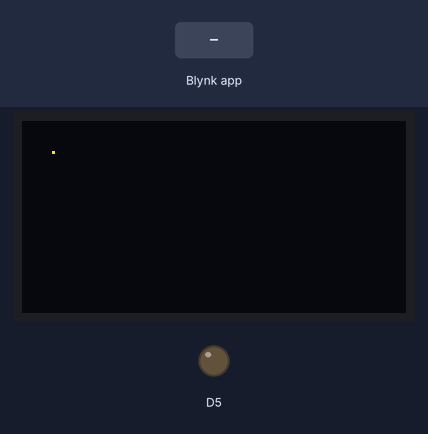
Recording of a sketch running on a simulated ESP8266 (NodeMCU). Shown: 128×64 one-colour display, output pins drawn as LEDs (lit = HIGH). The test bench sets the inputs (shaded band). The OLED is the two-colour kind (top 16 rows yellow); WiFi joins after 1.5 s; servers stay silent unless stated; the display library's start-up logo is not drawn.

Above: at 7.0 s.
7.1 s: Blynk app writes 1 to V1
At 8.3 s:
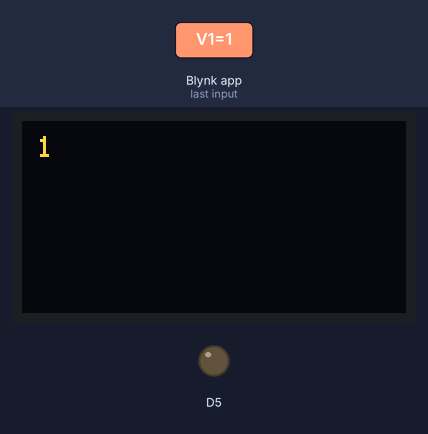
8.9 s: Blynk app writes 0 to V1
At 9.6 s:
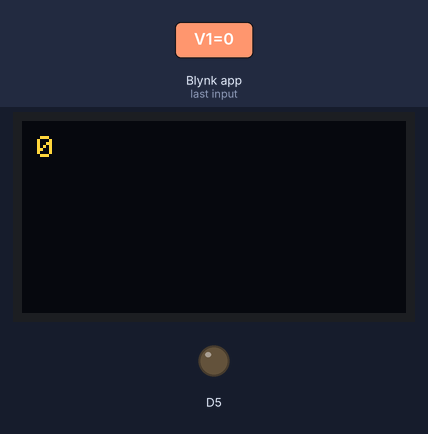
10.4 s: Blynk app writes 200 to V1
At 12.0 s:
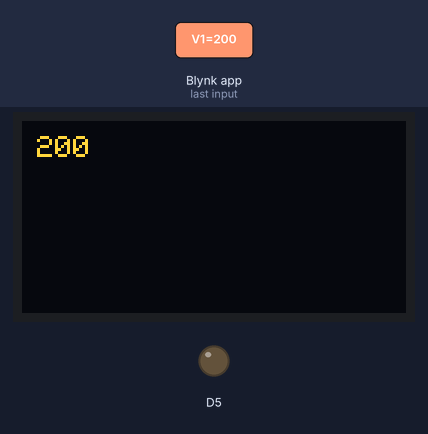
Timing chart, 0 to 13.5 s (numbered marks = the images above; inputs shaded):
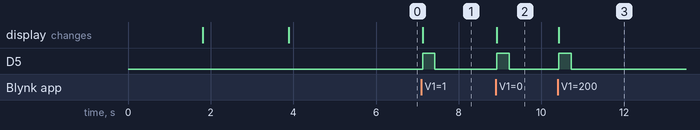

The sketch:

BlynkMessage.ino
```cpp
#define BLYNK_PRINT Serial


#include <ESP8266WiFi.h>
#include <BlynkSimpleEsp8266.h>

#include <SPI.h>
#include <Wire.h>
#include <Adafruit_GFX.h>
#include <Adafruit_SSD1306.h>

#define SCREEN_WIDTH 128 // OLED display width, in pixels
#define SCREEN_HEIGHT 64 // OLED display height, in pixels

#define SCREEN_ADDRESS 0x3C ///< See datasheet for Address; 0x3D for 128x64, 0x3C for 128x32
Adafruit_SSD1306 display(SCREEN_WIDTH, SCREEN_HEIGHT);

// You should get Auth Token in the Blynk App.
// Go to the Project Settings (nut icon).
char auth[] = "YourAuthToken";

// Your WiFi credentials.
// Set password to "" for open networks.
char ssid[] = "YourNetworkName";
char pass[] = "YourPassword";
BLYNK_WRITE(V1)
{
  String receivedMessage = param.asString(); // assigning incoming value from pin V1 to a variable

  display.clearDisplay();

  display.setTextSize(1);      // Normal 1:1 pixel scale
  display.setTextColor(SSD1306_WHITE); // Draw white text
  display.setCursor(5, 5);     // Start at top-left corner
  display.cp437(true);         // Use full 256 char 'Code Page 437' font

  display.print(receivedMessage);

  display.display();
  digitalWrite(D5,HIGH);
  delay(300);
  digitalWrite(D5,LOW);
  // process received value
}

void setup()
{
  // Debug console
  Serial.begin(115200);

  Blynk.begin(auth, ssid, pass);
    // SSD1306_SWITCHCAPVCC = generate display voltage from 3.3V internally
  if(!display.begin(SSD1306_SWITCHCAPVCC, SCREEN_ADDRESS)) {
    Serial.println("SSD1306 allocation failed");
    for(;;); // Don't proceed, loop forever
  }

  // Show initial display buffer contents on the screen --
  // the library initializes this with an Adafruit splash screen.
  display.display();
  delay(2000); // Pause for 2 seconds

  // Clear the buffer
  display.clearDisplay();

  // Draw a single pixel in white
  display.drawPixel(10, 10, SSD1306_WHITE);
  display.display();
  delay(2000);
  pinMode(D5,OUTPUT);

}

void loop()
{
  Blynk.run();
}
```

Measured:
- after the input at 7.1 s, D5: LOW → HIGH at once, → LOW 0.30 s later; the display: changes at once (image 1)
- after the input at 8.9 s, D5: LOW → HIGH at once, → LOW 0.30 s later; the display: changes at once (image 2)
- after the input at 10.4 s, D5: LOW → HIGH at once, → LOW 0.30 s later; the display: changes at once (image 3)
